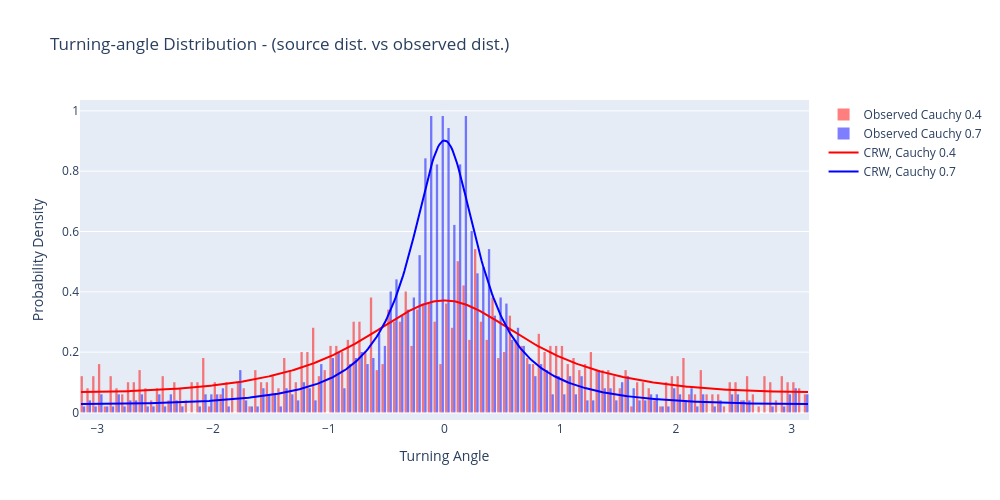

Notebook code for this chart:
### Markdown cell above
# Activity 3: Histograms + Curves

### Code cell
def trajectory_angles(trajectory):
    """
    Compute the Turning Angles for a given trajectory.
    
    Parameters:
    trajectory: A pandas DataFrame containing the trajectory
    
    Returns:
    angles: A pandas Series containing the angles
    """
    angles = []

    for i in range(1, len(trajectory) - 1):
        # Get Vectors
        V1 = np.array(trajectory.iloc[i] - trajectory.iloc[i - 1]) # v(i) - v(i-1)
        V2 = np.array(trajectory.iloc[i + 1] - trajectory.iloc[i]) # v(i+1) - v(i)  
        
        # Dot Product
        dot_product = np.dot(V1, V2)
        
        # Vector magnitudes
        norm_V1 = np.linalg.norm(V1)
        norm_V2 = np.linalg.norm(V2)
        
        # Avoid div by 0
        if norm_V1 == 0 or norm_V2 == 0:
            angles.append(0)
            continue
        
        # Calculate the angle     
        cos_theta = dot_product / (norm_V1 * norm_V2)        
                
        theta = np.arccos(cos_theta)  # Cos -1  get angles on [0, 2π]

        # Convert V1 and V2 to 3D (to apply the cross product)
        V1_3D = np.array([V1[0], V1[1], 0], dtype=np.float64)
        V2_3D = np.array([V2[0], V2[1], 0], dtype=np.float64)
        
        # Calculate the cross product in 3D to determine the sign of the angle
        cross_product = np.cross(V1_3D, V2_3D)[-1]
        
        # If cross product is negative, the angle is negative
        if cross_product < 0:
            theta = -theta            
        
        angles.append(theta)  
    
    return pd.Series(angles)

cauchy1 = 0.4
cauchy2 = 0.7
n_steps = 1000
# Generate the trajectories
crw_6_c1 = rw_2d(n_steps, s_pos=[2,5], c=cauchy1)
crw_6_c2 = rw_2d(n_steps, s_pos=[2,5], c=cauchy2)

# Calculate the angles
crw_6_c1['angle'] = trajectory_angles(crw_6_c1).shift(1)  
crw_6_c2['angle'] = trajectory_angles(crw_6_c2).shift(1)

# Plot the results
resolution = 500
aux_domain = np.linspace(-np.pi, np.pi, resolution)

aux = np.mod(aux_domain, 2 * np.pi)
aux2 = np.mod(aux_domain, 2 * np.pi)

fig_wrapcauchy_pdf = go.Figure()
wrapcauchy_1_pdf = np.array([wrapcauchy.pdf(i,cauchy1) for i in aux])
wrapcauchy_2_pdf = np.array([wrapcauchy.pdf(i,cauchy2) for i in aux2])

fig_wrapcauchy_pdf.add_trace(go.Histogram(
    x=crw_6_c1.angle.values, 
    nbinsx=150, 
    histnorm='probability density', 
    marker=dict(color='red'),
    opacity=0.5,
    name=f'Observed Cauchy {cauchy1}'
))
fig_wrapcauchy_pdf.add_trace(go.Histogram(
    x=crw_6_c2.angle.values, 
    nbinsx=150, 
    histnorm='probability density',
    marker=dict(color='blue'),
    opacity=0.5,
    name=f'Observed Cauchy {cauchy2}'
))
fig_wrapcauchy_pdf.add_trace(
    go.Scatter(
        x = aux_domain,
        y = wrapcauchy_1_pdf,
        marker = dict(size=2),
        line = dict(width=2, color='red'),
        mode = 'lines',
        name=f'CRW, Cauchy {cauchy1}',
        showlegend = True
    )
)
fig_wrapcauchy_pdf.add_trace(
    go.Scatter(
        x = aux_domain,
        y = wrapcauchy_2_pdf,
        marker = dict(size=2),
        line = dict(width=2,  color='blue'),
        mode = 'lines',            
        name=f'CRW, Cauchy {cauchy2}',
        showlegend = True
    )
)

fig_wrapcauchy_pdf.update_layout(
    title_text = 'Turning-angle Distribution - (source dist. vs observed dist.) ',
    autosize = False,
    width=1000, 
    height=500,
    xaxis=dict(title="Turning Angle"),  # Set X-axis label
    yaxis=dict(title="Probability Density")  # Set Y-axis label
)

fig_wrapcauchy_pdf.show()

### Figure 1 — Plotly figure (JSON) as saved in the notebook; plotly's stock layout.template omitted (floating-point values rounded to 4 significant figures; data arrays with more than 128 entries replaced by an {"elided": "..."} marker saying what was removed)
{"data": [{"histnorm": "probability density", "marker": {"color": "red"}, "name": "Observed Cauchy 0.4", "nbinsx": 150, "opacity": 0.5, "type": "histogram", "x": {"elided": "1000 float values"}}, {"histnorm": "probability density", "marker": {"color": "blue"}, "name": "Observed Cauchy 0.7", "nbinsx": 150, "opacity": 0.5, "type": "histogram", "x": {"elided": "1000 float values"}}, {"line": {"color": "red", "width": 2}, "marker": {"size": 2}, "mode": "lines", "name": "CRW, Cauchy 0.4", "showlegend": true, "type": "scatter", "x": {"elided": "500 float values"}, "y": {"elided": "500 float values"}}, {"line": {"color": "blue", "width": 2}, "marker": {"size": 2}, "mode": "lines", "name": "CRW, Cauchy 0.7", "showlegend": true, "type": "scatter", "x": {"elided": "500 float values"}, "y": {"elided": "500 float values"}}], "layout": {"autosize": false, "height": 500, "title": {"text": "Turning-angle Distribution - (source dist. vs observed dist.) "}, "width": 1000, "xaxis": {"title": {"text": "Turning Angle"}}, "yaxis": {"title": {"text": "Probability Density"}}}}
